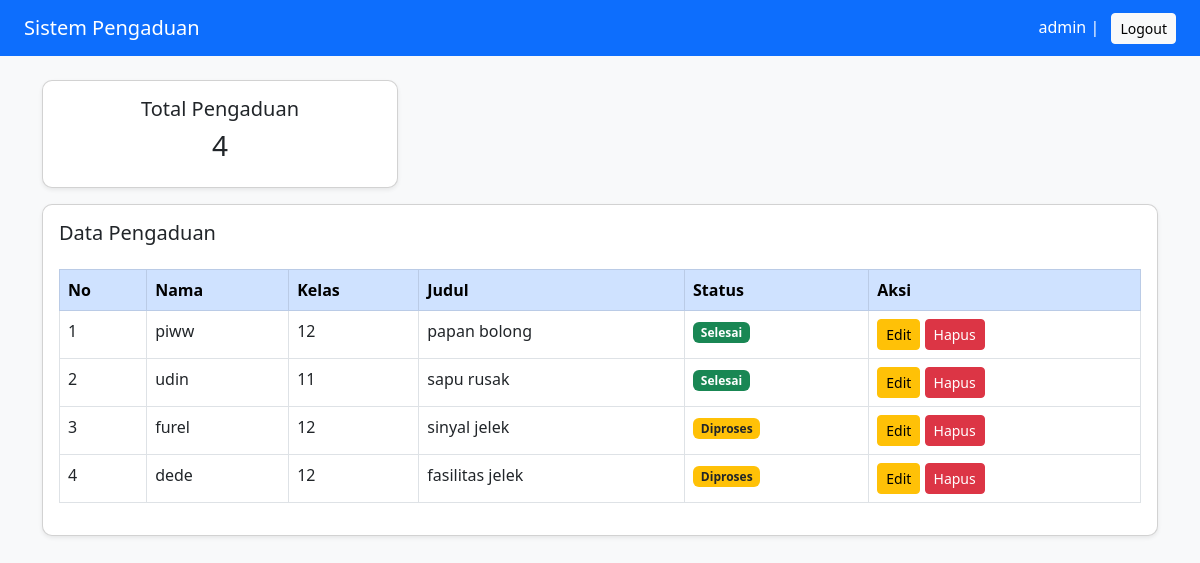
/index.php (signed in), run on the app's committed database.
### tables this page shows
CREATE TABLE `pengaduan` (
  `id` int(11) NOT NULL,
  `nama` varchar(100) DEFAULT NULL,
  `kelas` varchar(50) DEFAULT NULL,
  `judul` varchar(200) DEFAULT NULL,
  `deskripsi` text DEFAULT NULL,
  `status` varchar(50) DEFAULT NULL,
  `tanggal` timestamp NOT NULL DEFAULT current_timestamp()
);

### models/pengaduan.php (called while the page is built, shortened)
<?php
include __DIR__ . '/../config/koneksi.php';
function getData() {
    global $conn;
    return mysqli_query($conn, "SELECT * FROM pengaduan");
}
?>

### index.php (the view, shortened to what this page needs)
<?php
include 'models/pengaduan.php';
$data = getData();
$total = mysqli_num_rows($data);
?>
<!DOCTYPE html>
<html>
<head>
    <link href="https://cdn.jsdelivr.net/npm/bootstrap@5.3.0/dist/css/bootstrap.min.css" rel="stylesheet">
</head>
<body>
<nav class="navbar navbar-dark px-4">
    <span class="navbar-brand">Sistem Pengaduan</span>
    <div class="text-white">
        <?= $_SESSION['role']; ?> |
        <a href="auth/logout.php" class="btn btn-light btn-sm ms-2">Logout</a>
    </div>
</nav>
<div class="container mt-4">
    <div class="row mb-3">
        <div class="col-md-4">
            <div class="card text-center shadow-sm">
                <div class="card-body">
                    <h5>Total Pengaduan</h5>
                    <h3><?= $total ?></h3>
                </div>
            </div>
        </div>
    </div>
    <div class="card shadow-sm">
        <div class="card-body">
            <div class="d-flex justify-content-between mb-3">
    <h5>Data Pengaduan</h5>
</div>
            <table class="table table-bordered table-hover">
                <thead class="table-primary">
                    <tr>
                        <th>No</th>
                        <th>Nama</th>
                        <th>Kelas</th>
                        <th>Judul</th>
                        <th>Status</th>
                        <th>Aksi</th>
                    </tr>
                </thead>
                <tbody>
                <?php $no=1; while($d=mysqli_fetch_array($data)) { ?>
                    <tr>
                        <td><?= $no++ ?></td>
                      <td><?= $d['nama'] ?? '-' ?></td>
                    <td><?= $d['kelas'] ?? '-' ?></td>
                        <td><?= $d['judul'] ?? '-' ?></td>
                        <td>
                            <?php if ($d['status'] == 'diproses') { ?>
                                <span class="badge bg-warning text-dark">Diproses</span>
                            <?php } else { ?>
                                <span class="badge bg-success">Selesai</span>
                            <?php } ?>
                        </td>
                        <td>
                            <?php if ($_SESSION['role'] == 'admin') { ?>
                                <a href="views/edit.php?id=<?= $d['id'] ?>" class="btn btn-warning btn-sm">Edit</a>
                                <a href="controllers/hapus.php?id=<?= $d['id'] ?>"
                                   class="btn btn-danger btn-sm"
                                   onclick="return confirm('Yakin?')">Hapus</a>
                            <?php } else { ?>
                                <span class="text-muted">-</span>
                            <?php } ?>
                        </td>
                    </tr>
                <?php } ?>
                </tbody>
            </table>
        </div>
    </div>
</div>
</body>
</html>

### index.php (style rules this page uses)
body { background-color: #f8f9fa; }
.navbar { background-color: #0d6efd; }
.card { border-radius: 10px; }

### data on the page
pengaduan: nama "piww", kelas "12", judul "papan bolong", status "Selesai"
pengaduan: nama "udin", kelas "11", judul "sapu rusak", status "Selesai"
pengaduan: nama "furel", kelas "12", judul "sinyal jelek", status "Diproses"
pengaduan: nama "dede", kelas "12", judul "fasilitas jelek", status "Diproses"

### other printed values
$_SESSION['role'] "admin"
$total "4"
